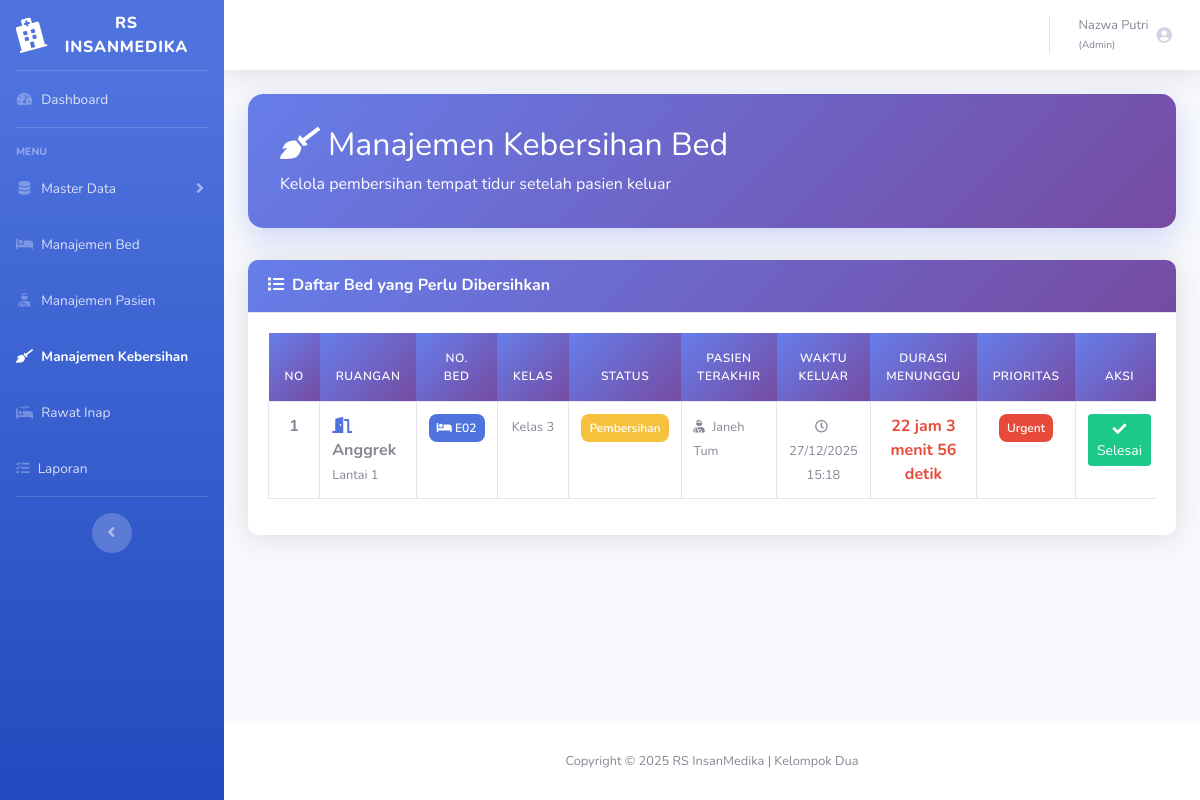
The app's page /rumahsakit/kebersihan/select.php (signed in) with its own data.
### tables this page shows
CREATE TABLE `t_bedstatus` (
  `f_idbedsts` int(11) NOT NULL,
  `f_idpetugas` int(11) NOT NULL,
  `f_idbed` int(11) NOT NULL,
  `f_sts` enum('Kosong','Terisi','Siap','Pembersihan','Maintenance') NOT NULL,
  `f_waktumulai` datetime NOT NULL,
  `f_waktuselesai` datetime DEFAULT NULL,
  `f_keterangan` varchar(150) NOT NULL,
  `f_created` datetime NOT NULL
);

CREATE TABLE `t_ruangan` (
  `f_idruangan` int(11) NOT NULL,
  `f_nama` varchar(150) NOT NULL,
  `f_kelas` enum('VVIP','VIP','Kelas 1','Kelas 2','Kelas 3') NOT NULL,
  `f_lantai` int(11) NOT NULL,
  `f_kapasitas` int(11) NOT NULL,
  `f_created` datetime NOT NULL,
  `f_updated` datetime NOT NULL,
  `f_luasruangan` decimal(6,2) DEFAULT NULL,
  `f_luasperbed` decimal(5,2) DEFAULT NULL,
  `f_faktorefisiensi` decimal(3,2) NOT NULL,
  `f_kapasitasmaks` int(11) NOT NULL
);

CREATE TABLE `t_tempattidur` (
  `f_idbed` int(11) NOT NULL,
  `f_idruangan` int(11) NOT NULL,
  `f_nomorbed` varchar(150) NOT NULL,
  `f_stsfisik` enum('Aktif','Nonaktif','Maintenance') NOT NULL,
  `f_created` datetime NOT NULL,
  `f_updated` datetime NOT NULL
);

CREATE TABLE `t_pasien` (
  `f_idpasien` int(11) NOT NULL,
  `f_norekmed` varchar(150) NOT NULL,
  `f_nama` varchar(150) NOT NULL,
  `f_tgllahir` date NOT NULL,
  `f_jnskelamin` enum('Laki-laki','Perempuan') NOT NULL,
  `f_notlp` varchar(11) NOT NULL,
  `f_alamat` varchar(150) NOT NULL,
  `f_created` datetime NOT NULL,
  `f_updated` datetime NOT NULL
);

CREATE TABLE `t_rawatinap` (
  `f_idrawatinap` int(11) NOT NULL,
  `f_idpasien` int(11) NOT NULL,
  `f_idbed` int(11) NOT NULL,
  `f_idpetugas` int(11) NOT NULL,
  `f_kelas_diminta` enum('VVIP','VIP','Kelas 1','Kelas 2','Kelas 3') NOT NULL,
  `f_kelas_ditempatkan` enum('VVIP','VIP','Kelas 1','Kelas 2','Kelas 3') DEFAULT NULL,
  `f_status_penempatan` enum('langsung','upgrade','downgrade','menunggu') NOT NULL,
  `f_waktumasuk` datetime NOT NULL,
  `f_waktukeluar` datetime DEFAULT NULL,
  `f_stsbersih` enum('Siap','Kotor') NOT NULL,
  `f_alasan` enum('Pulang','Pindah','Meninggal') DEFAULT NULL,
  `f_created` datetime NOT NULL,
  `f_updated` datetime NOT NULL
);

### rumahsakit/dbcontroller.php (called while the page is built, shortened)
<?php
class dbcontroller
{
    private $host = '127.0.0.1';
    private $user = 'root';
    private $password = '';
    private $database = 'rumahsakit';
    private $koneksi;
    public function __construct()
    {
        $this->koneksi = $this->koneksiDB();
    }
    private function koneksiDB()
    {
        return mysqli_connect($this->host, $this->user, $this->password, $this->database);
    }
    public function getALL($sql)
    {
        $result = mysqli_query($this->koneksi, $sql);
        $data = [];
        if ($result) {
            while ($row = mysqli_fetch_assoc($result)) {
                $data[] = $row;
            }
        }
        return $data;
    }
    public function rowCOUNT($sql)
    {
        $result = mysqli_query($this->koneksi, $sql);
        return $result ? mysqli_num_rows($result) : 0;
    }
}

### rumahsakit/kebersihan/select.php (the view, shortened to what this page needs)
<?php
require_once "../dbcontroller.php";
$db = new dbcontroller();
$filter_lantai = "";
$jumlahdata = $db->rowCOUNT("SELECT f_idbedsts FROM t_bedstatus bs
                             JOIN t_tempattidur tt ON bs.f_idbed = tt.f_idbed
                             JOIN t_ruangan r ON tt.f_idruangan = r.f_idruangan
                             WHERE bs.f_waktuselesai IS NULL
                             AND (bs.f_sts = 'Pembersihan' OR bs.f_sts = 'Kotor')
                             $filter_lantai");
$banyak = 10;
$halaman = ceil($jumlahdata / $banyak);
$p = isset($_GET['p']) ? (int)$_GET['p'] : 1;
$p = max(1, min($p, $halaman));
$mulai = ($p - 1) * $banyak;
$sql = "SELECT
            bs.f_idbedsts,
            bs.f_idbed,
            bs.f_sts,
            bs.f_waktumulai,
            bs.f_keterangan,
            tt.f_nomorbed,
            r.f_nama AS nama_ruangan,
            r.f_kelas AS kelas_ruangan,
            r.f_lantai,
            pt.f_nama AS nama_petugas,
            ri.f_idrawatinap,
            p.f_nama AS nama_pasien_keluar,
            ri.f_waktukeluar
        FROM
            t_bedstatus bs
        JOIN
            t_tempattidur tt ON bs.f_idbed = tt.f_idbed
        JOIN
            t_ruangan r ON tt.f_idruangan = r.f_idruangan
        LEFT JOIN
            t_petugas pt ON bs.f_idpetugas = pt.f_idpetugas
        LEFT JOIN
            t_rawatinap ri ON tt.f_idbed = ri.f_idbed
            AND ri.f_waktukeluar IS NOT NULL
            AND ri.f_stsbersih = 'Kotor'
        LEFT JOIN
            t_pasien p ON ri.f_idpasien = p.f_idpasien
        WHERE
            bs.f_waktuselesai IS NULL
            AND (bs.f_sts = 'Pembersihan' OR bs.f_sts = 'Kotor')
            $filter_lantai
        ORDER BY
            bs.f_waktumulai ASC
        LIMIT $mulai, $banyak";
$row = $db->getALL($sql);
$no = 1 + $mulai;
function formatDurasi($waktu_mulai_str) {
    $waktu_mulai = strtotime($waktu_mulai_str);
    $waktu_sekarang = time();
    $selisih = $waktu_sekarang - $waktu_mulai;
    $jam = floor($selisih / 3600);
    $menit = floor(($selisih % 3600) / 60);
    $detik = $selisih % 60;
    return [
        'jam' => max(0, $jam),
        'menit' => max(0, $menit),
        'detik' => max(0, $detik),
        'total_jam' => max(0, $jam)
    ];
}
?>
<!DOCTYPE html>
<html lang="en">
<head>
    <link href="../vendor/fontawesome-free/css/all.min.css" rel="stylesheet">
    <link href="../css/sb-admin-2.min.css" rel="stylesheet">
</head>
<body id="page-top">
<div id="wrapper">
    <?php include '../sidebar.php'; ?>
    <div id="content-wrapper" class="d-flex flex-column">
        <div id="content">
            <?php include '../topbar.php'; ?>
            <div class="container-fluid">
                <div class="page-header">
                    <div class="d-flex align-items-center justify-content-between">
                        <div>
                            <h1 class="h2 mb-2">
                                <i class="fas fa-broom mr-2"></i>Manajemen Kebersihan Bed
                            </h1>
                            <p class="mb-0 opacity-75">Kelola pembersihan tempat tidur setelah pasien keluar</p>
                        </div>
                    </div>
                </div>
                <div class="card shadow mb-4">
                    <div class="card-header py-3">
                        <h6 class="m-0 font-weight-bold text-white">
                            <i class="fas fa-list mr-2"></i>Daftar Bed yang Perlu Dibersihkan
                        </h6>
                    </div>
                    <div class="card-body">
                        <div class="table-responsive">
                            <table class="table table-bordered table-hover" width="100%" cellspacing="0">
                                <thead>
                                    <tr class="text-center">
                                        <th width="3%">No</th>
                                        <th width="12%">Ruangan</th>
                                        <th width="8%">No. Bed</th>
                                        <th width="8%">Kelas</th>
                                        <th width="10%">Status</th>
                                        <th width="15%">Pasien Terakhir</th>
                                        <th width="12%">Waktu Keluar</th>
                                        <th width="12%">Durasi Menunggu</th>
                                        <th width="10%">Prioritas</th>
                                        <th width="10%">Aksi</th>
                                    </tr>
                                </thead>
                                <tbody>
                                    <?php
                                    foreach ($row as $r) {
                                        $durasi = formatDurasi($r['f_waktumulai']);
                                        $prioritas = 'Normal';
                                        $badge_prioritas = 'badge-info';
                                        $priority_class = '';
                                        if ($durasi['total_jam'] >= 2) {
                                            $prioritas = 'Urgent';
                                            $badge_prioritas = 'badge-danger';
                                            $priority_class = 'priority-high';
                                        } elseif ($durasi['total_jam'] >= 1) {
                                            $prioritas = 'Tinggi';
                                            $badge_prioritas = 'badge-warning';
                                        }
                                        $status_badge = $r['f_sts'] == 'Kotor' ? 'badge-danger' : 'badge-warning';
                                        $pasien_terakhir = $r['nama_pasien_keluar'] ?? '-';
                                        $waktu_keluar = $r['f_waktukeluar'] ? date('d/m/Y H:i', strtotime($r['f_waktukeluar'])) : '-';
                                        $durasi_text = sprintf('%d jam %d menit %d detik',
                                                              $durasi['jam'],
                                                              $durasi['menit'],
                                                              $durasi['detik']);
                                        $durasi_color = 'text-info';
                                        if ($durasi['total_jam'] >= 2) {
                                            $durasi_color = 'text-danger';
                                        } elseif ($durasi['total_jam'] >= 1) {
                                            $durasi_color = 'text-warning';
                                        }
                                    ?>
                                        <tr class="<?= $priority_class ?>">
                                            <td class="text-center font-weight-bold"><?= $no++ ?></td>
                                            <td>
                                                <i class="fas fa-door-open mr-2 text-primary"></i>
                                                <strong><?= htmlspecialchars($r['nama_ruangan']) ?></strong>
                                                <br><small class="text-muted">Lantai <?= $r['f_lantai'] ?></small>
                                            </td>
                                            <td class="text-center">
                                                <span class="badge badge-primary p-2">
                                                    <i class="fas fa-bed"></i> <?= htmlspecialchars($r['f_nomorbed']) ?>
                                                </span>
                                            </td>
                                            <td class="text-center">
                                                <small class="text-muted"><?= htmlspecialchars($r['kelas_ruangan']) ?></small>
                                            </td>
                                            <td class="text-center">
                                                <span class="badge <?= $status_badge ?> p-2">
                                                    <?= htmlspecialchars($r['f_sts']) ?>
                                                </span>
                                            </td>
                                            <td>
                                                <small>
                                                    <i class="fas fa-user-injured mr-1"></i>
                                                    <?= htmlspecialchars($pasien_terakhir) ?>
                                                </small>
                                            </td>
                                            <td class="text-center">
                                                <small>
                                                    <i class="far fa-clock text-muted mr-1"></i>
                                                    <?= $waktu_keluar ?>
                                                </small>
                                            </td>
                                            <td class="text-center">
                                                <strong class="<?= $durasi_color ?>">
                                                    <?= $durasi_text ?>
                                                </strong>
                                            </td>
                                            <td class="text-center">
                                                <span class="badge <?= $badge_prioritas ?> p-2">
                                                    <?= $prioritas ?>
                                                </span>
                                            </td>
                                            <td class="text-center">
                                                <a href="finish.php?id=<?= $r['f_idbedsts'] ?>"
                                                   class="btn btn-success btn-sm">
                                                    <i class="fas fa-check"></i> Selesai
                                                </a>
                                            </td>
                                        </tr>
                                    <?php } ?>
                                </tbody>
                            </table>
                        </div>
                    </div>
                </div>
            </div>
        </div>
        <footer class="sticky-footer bg-white">
            <div class="container my-auto">
                <div class="copyright text-center my-auto">
                    <span>Copyright &copy; 2025 RS InsanMedika | Kelompok Dua</span>
                </div>
            </div>
        </footer>
    </div>
</div>
</body>
</html>

### rumahsakit/kebersihan/select.php (style rules this page uses)
.card { border: none; border-radius: 10px; box-shadow: 0 0.15rem 1.75rem 0 rgba(58, 59, 69, 0.15); }
.card-header { background: linear-gradient(135deg, #667eea 0%, #764ba2 100%); border-radius: 10px 10px 0 0 !important; padding: 1.25rem; }
.table thead th { background: linear-gradient(135deg, #667eea 0%, #764ba2 100%); color: white; font-weight: 600; text-transform: uppercase; font-size: 0.75rem; letter-spacing: 0.5px; border: none; padding: 1rem; }
.table tbody tr { transition: all 0.2s ease; }
.page-header { background: linear-gradient(135deg, #667eea 0%, #764ba2 100%); color: white; padding: 2rem; border-radius: 15px; margin-bottom: 2rem; box-shadow: 0 10px 30px rgba(102, 126, 234, 0.3); }
.badge { padding: 0.5rem 0.75rem; border-radius: 8px; font-weight: 600; font-size: 0.75rem; }
.priority-high { animation: pulse 2s infinite; }

### records on screen
t_bedstatus: t_ruangan.f_nama "Anggrek", t_ruangan.f_lantai "1", f_idbed.f_nomorbed "E02", t_ruangan.f_kelas "Kelas 3", f_sts "Pembersihan", t_pasien.f_nama "Janeh Tum", t_rawatinap.f_waktukeluar "27/12/2025 15:18", f_waktumulai "22 jam 3 menit 56 detik", f_waktumulai "Urgent"

### other values on screen
$nama_petugas "Nazwa Putri"
$role_petugas "Admin"
